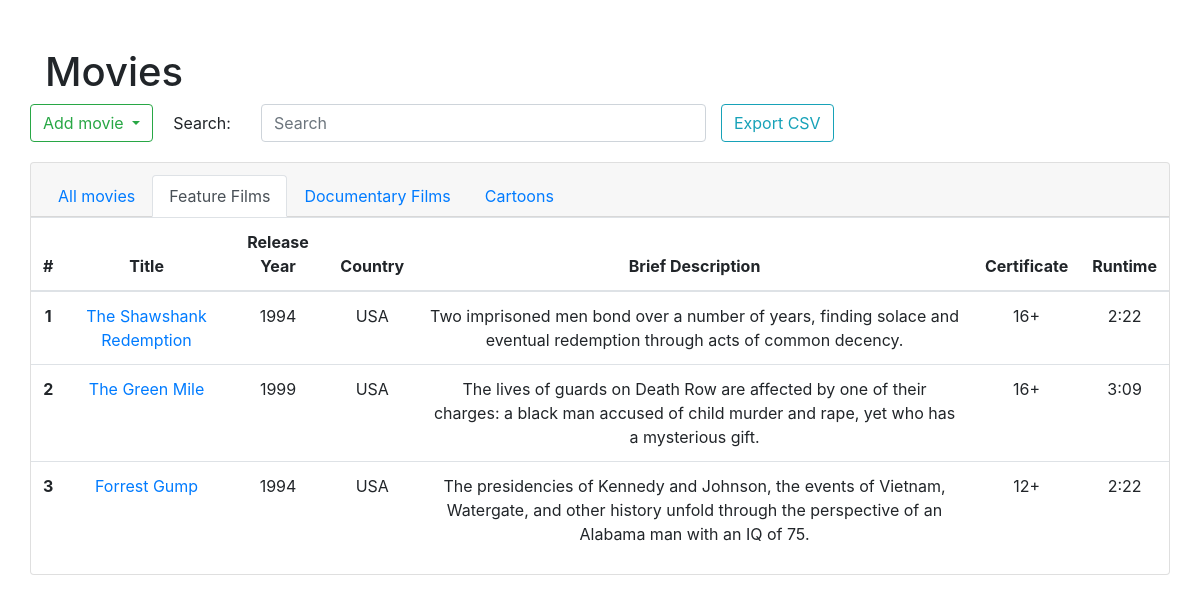
The page /index_feature on the database as committed earlier.
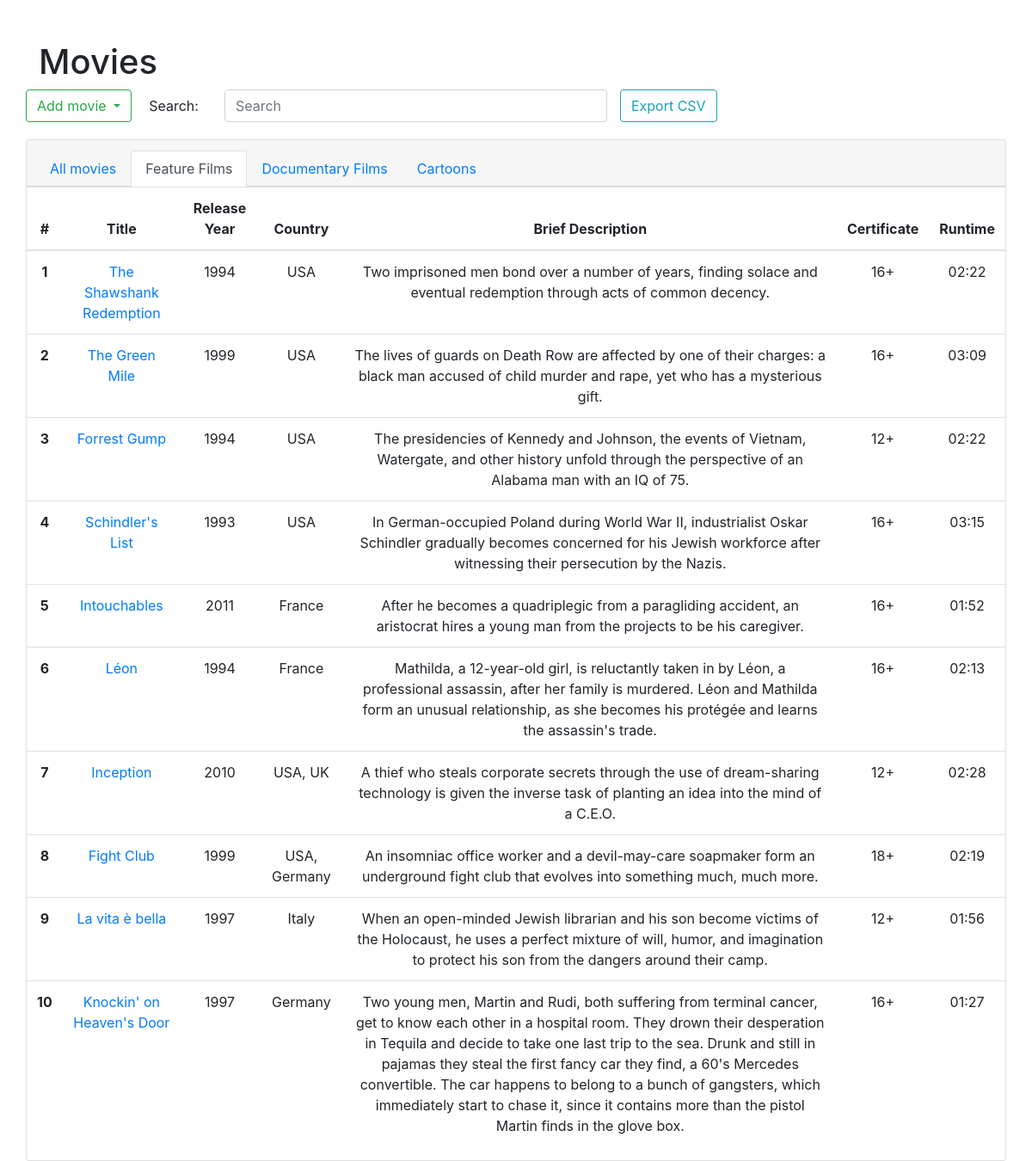
The same page on the database as committed later.
### tables this page shows
CREATE TABLE feature_films(
    id TEXT PRIMARY KEY,
    image TEXT NOT NULL,
    title TEXT NOT NULL,
    release_year INTEGER NOT NULL CHECK ( release_year > 1894 AND release_year < 2025 ),
    country TEXT NOT NULL,
    director TEXT NOT NULL,
    main_roles TEXT NOT NULL,
    genres TEXT NOT NULL,
    box_office INTEGER NOT NULL,
    brief_description TEXT NOT NULL,
    certificate TEXT NOT NULL,
    runtime TEXT NOT NULL,
    tags TEXT NOT NULL,
    trailer TEXT NOT NULL
);

### app/main.py (the view)
    @app.route("/index_feature", methods=['GET'])
    def index_feature():
        feature_films = db_feature.get_feature_films(db_feature.open_db(db_url))
        return render_template('index_feature.html', feature_films=feature_films)

### app/db_feature.py (called while the page is built)
def open_db(url):
    db = sqlite3.connect(url)
    db.row_factory = sqlite3.Row
    return db

### app/templates/index_feature.html (shortened to what this page needs)
<!doctype html>
<html lang="en">
<head>
    <link rel="stylesheet" href="https://stackpath.bootstrapcdn.com/bootstrap/4.3.1/css/bootstrap.min.css"
>
    <link rel="stylesheet" href="/static/tablesort.css" type="text/css">
</head>
<body>
<div class="container">
    <div class="row">
        <div class="col pt-5">
            <h1>Movies</h1>
            <div class="row" style="margin-bottom: 10px">
                <div class="dropdown" style="margin-right: 5px">
                    <button class="btn btn-outline-success dropdown-toggle" type="button" id="dropdownMenuButton"
                            data-toggle="dropdown" aria-haspopup="true" aria-expanded="false">Add movie
                    </button>
                </div>
                <div><label for="search" class="col-sm-6 col-form-label">Search:</label></div>
                <div class="col-sm-5">
                    <input name="search" type="text" class="form-control" id="search" placeholder="Search">
                </div>
                <div><a href="{{ url_for('export_csv_feature') }}">
                    <button style="margin-bottom: 10px" type="button" class="btn btn-outline-info">Export CSV</button></a>
                </div>
            </div>
        </div>
        <div class="card text-center">
            <div class="card-header">
                <ul class="nav nav-tabs card-header-tabs">
                    <li class="nav-item">
                        <a class="nav-link" href="{{ url_for('index') }}">All movies</a>
                    </li>
                    <li class="nav-item">
                        <a class="nav-link active" href="#">Feature Films</a>
                    </li>
                    <li class="nav-item">
                        <a class="nav-link" href="{{ url_for('index_documentary') }}">Documentary Films</a>
                    </li>
                    <li class="nav-item">
                        <a class="nav-link" href="{{ url_for('index_cartoons') }}">Cartoons</a>
                    </li>
                </ul>
            </div>
            <table id="Table" class="table">
                <thead>
                    <tr>
                        <th scope="col">#</th>
                        <th scope="col">Title</th>
                        <th scope="col">Release Year</th>
                        <th scope="col">Country</th>
                        <th scope="col">Brief Description</th>
                        <th scope="col">Certificate</th>
                        <th scope="col">Runtime</th>
                    </tr>
                </thead>
                <tbody>
                {% for feature_film in feature_films %}
                    <tr>
                        <th scope="row">{{ loop.index }}</th>
                        <td><a href="{{ url_for('details_feature_by_id', id=feature_film.id) }}">{{ feature_film.title }}</a></td>
                        <td>{{ feature_film.release_year }}</td>
                        <td>{{ feature_film.country }}</td>
                        <td>{{ feature_film.brief_description }}</td>
                        <td>{{ feature_film.certificate }}</td>
                        <td>{{ feature_film.runtime }}</td>
                    </tr>
                {% endfor %}
                </tbody>
            </table>
        </div>
    </div>
</div>
</body>
</html>

Rows that differ between the two databases and show on the page:
changed feature_films "The Shawshank Redemption": runtime "2:22" → "02:22"
changed feature_films "The Green Mile": runtime "3:09" → "03:09"
changed feature_films "Forrest Gump": runtime "2:22" → "02:22"
added feature_films: title "Schindler's List", release_year "1993", country "USA", brief_description "In German-occupied Poland during World War II, industrialist Oskar Schindler gradually becomes concerned for his Jewish workforce after witnessing their persecution by the Nazis.", certificate "16+", runtime "03:15"
added feature_films: title "Intouchables", release_year "2011", country "France", brief_description "After he becomes a quadriplegic from a paragliding accident, an aristocrat hires a young man from the projects to be his caregiver.", certificate "16+", runtime "01:52"
added feature_films: title "Léon", release_year "1994", country "France", brief_description "Mathilda, a 12-year-old girl, is reluctantly taken in by Léon, a professional assassin, after her family is murdered. Léon and Mathilda form an unusual relationship, as she becomes his protégée and learns the assassin's trade.", certificate "16+", runtime "02:13"
added feature_films: title "Inception", release_year "2010", country "USA, UK", brief_description "A thief who steals corporate secrets through the use of dream-sharing technology is given the inverse task of planting an idea into the mind of a C.E.O.", certificate "12+", runtime "02:28"
added feature_films: title "Fight Club", release_year "1999", country "USA, Germany", brief_description "An insomniac office worker and a devil-may-care soapmaker form an underground fight club that evolves into something much, much more.", certificate "18+", runtime "02:19"
added feature_films: title "La vita è bella", release_year "1997", country "Italy", brief_description "When an open-minded Jewish librarian and his son become victims of the Holocaust, he uses a perfect mixture of will, humor, and imagination to protect his son from the dangers around their camp.", certificate "12+", runtime "01:56"
added feature_films: title "Knockin' on Heaven's Door", release_year "1997", country "Germany", brief_description "Two young men, Martin and Rudi, both suffering from terminal cancer, get to know each other in a hospital room. They drown their desperation in Tequila and decide to take one last trip to the sea. Drunk and still in pajamas they steal the first fancy car they find, a 60's Mercedes convertible. The car happens to belong to a bunch of gangsters, which immediately start to chase it, since it contains more than the pistol Martin finds in the glove box.", certificate "16+", runtime "01:27"
